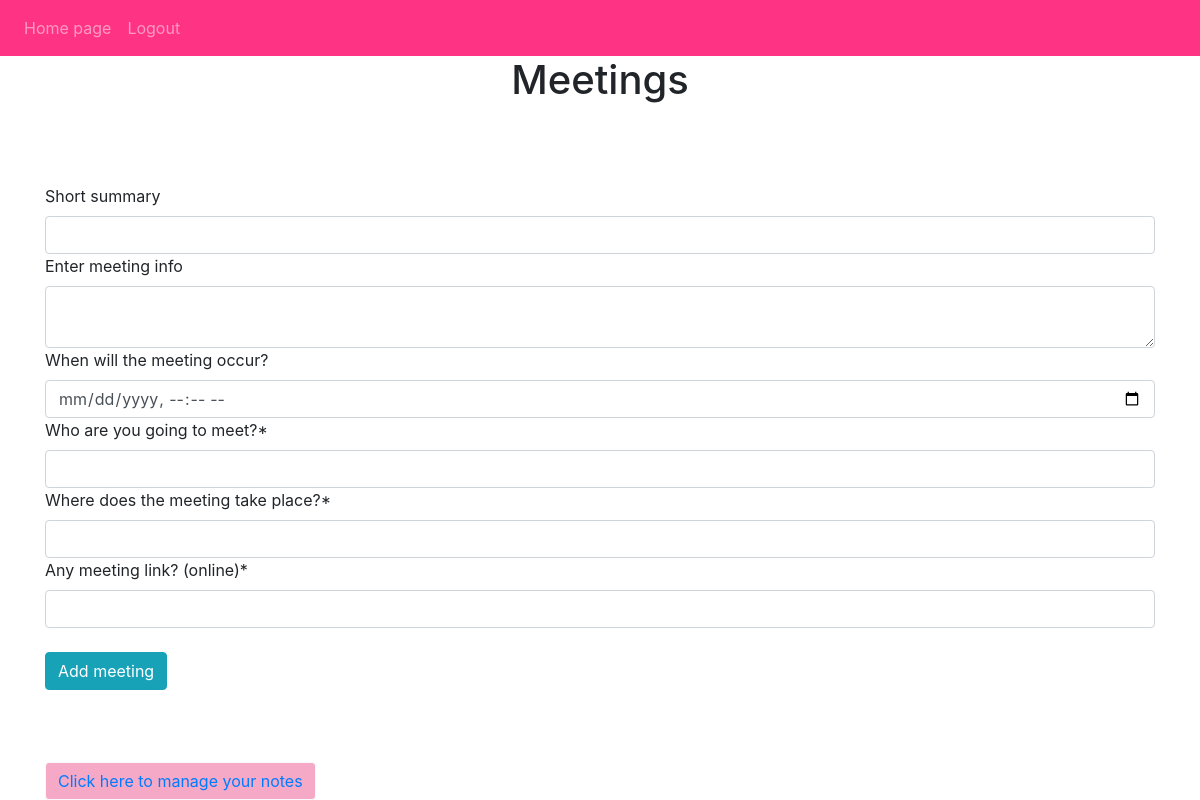
Page /meetings (signed in) on the earlier database version.
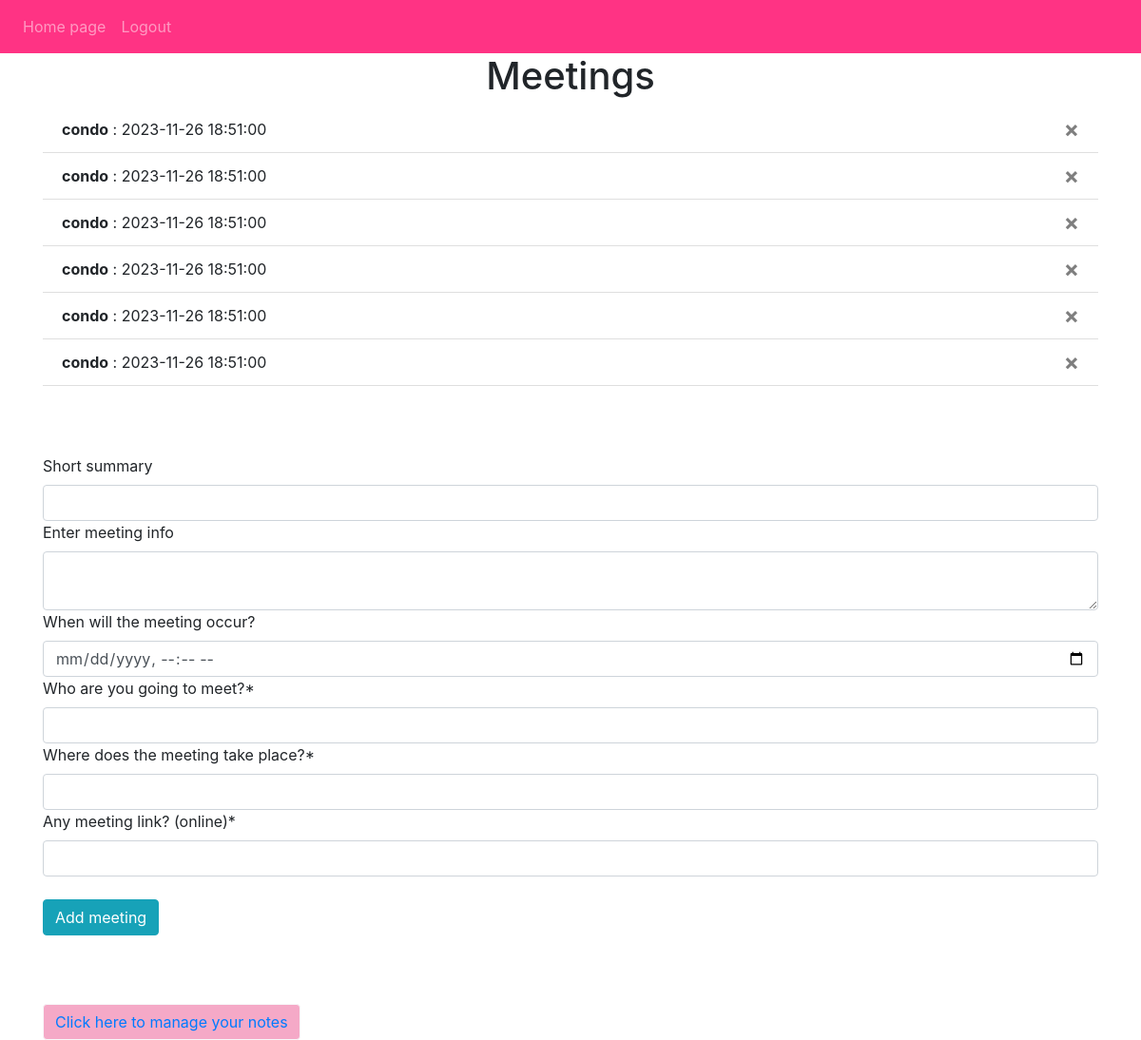
Same page on the later database version.
### planner/models.py (models this page shows)
class Meeting(db.Model):
    id = db.Column(db.Integer, primary_key=True)
    summary = db.Column(db.String(50))
    info = db.Column(db.String(1000))
    when = db.Column(db.DateTime(timezone=True))
    who = db.Column(db.String(50), nullable=True)
    place = db.Column(db.String(50), nullable=True)
    meeting_link = db.Column(db.String(1000), nullable=True)
    date_created = db.Column(db.DateTime(timezone=True), default=func.now())
    user_id = db.Column(db.Integer, db.ForeignKey('user.id'))

### planner/views.py (the view, shortened to what this page needs)
@views.route('/meetings', methods=['GET', 'POST'])
@login_required
def meetings():
    return render_template('meetings.html', user=current_user)

### planner/__init__.py (called while the page is built)
def create_app():
    app = Flask(__name__)
    app.config['SECRET_KEY'] = 'abcd1234efgh5678'
    app.config['SQLALCHEMY_DATABASE_URI'] = f'sqlite:///{DB_NAME}'
    db.init_app(app)
    from .views import views
    from .auth import auth
    app.register_blueprint(views, url_prefix='/')
    app.register_blueprint(auth, url_prefix='/')
    from .models import User, Note, Meeting
    with app.app_context():
        if not path.exists(f'instance/{DB_NAME}'):
            db.create_all()
            print('Created Database!')
    login_manager = LoginManager()
    login_manager.login_view = 'auth.login'
    login_manager.init_app(app)
    @login_manager.user_loader
    def load_user(id):
        return User.query.get(int(id))
    return app

### planner/templates/meetings.html (shortened to what this page needs)
{% extends "base.html" %}
{% block content %}
<h1 align="center">Meetings</h1>
<ul class="list-group list-group-flush" id="notes">
    {% for meeting in user.meetings %}
    <li class="list-group-item"><b>{{ meeting.summary }}</b> : {{ meeting.when }}
    <button type="button"
            class="close"
            onClick="deleteMeeting({{ meeting.id }})">
        <span aria-hidden="true">&times;</span>
    </button>
    </li>
    {% endfor %}
</ul>
<br/><br/></br>
<form method="POST">
    <label for="summary">Short summary</label>
    <input type="text" class="form-control" id="summary" name="summary"/>
    <label for="info">Enter meeting info</label>
    <textarea name="info" id="info" class="form-control"></textarea>
    <label for="when">When will the meeting occur?</label>
    <input type="datetime-local" class="form-control" id="when" name="when"/>
    <label for="who">Who are you going to meet?*</label>
    <input type="text" class="form-control" id="who" name="who"/>
    <label for="place">Where does the meeting take place?*</label>
    <input type="text" class="form-control" id="place" name="place">
    <label for="meeting_link">Any meeting link? (online)*</label>
    <input type="text" class="form-control" id="meeting_link" name="meeting_link">
    <br>
    <button type="submit" class="btn btn-info">Add meeting</button>
</form>
<br><br><br>
<button type="button" class="btn btn-light" style="background-color: #F5A9C7;">
    <a href="/">Click here to manage your notes</a>
</button>
{% endblock %}

### planner/templates/base.html (shortened to what this page needs)
<!DOCTYPE html>
<html lang="en">
<head>
    <link
      rel="stylesheet"
      href="https://stackpath.bootstrapcdn.com/bootstrap/4.4.1/css/bootstrap.min.css"
    />
    <link
      rel="stylesheet"
      href="https://stackpath.bootstrapcdn.com/font-awesome/4.7.0/css/font-awesome.min.css"
    />
</head>
<body>
    <nav class="navbar navbar-expand-lg navbar-dark" style="background-color: #FF3384;">
      <div class="collapse navbar-collapse" id="navbar">
            <div class="navbar-nav">
                {% if user.is_authenticated %}
                <a class="nav-item nav-link" id="home" href="/">Home page</a>
                <a class="nav-item nav-link" id="logout" href="/logout">Logout</a>
                {% else %}
                <a class="nav-item nav-link" id="login" href="/login">Login</a>
                <a class="nav-item nav-link" id="signUp" href="/sign-up">Sign Up</a>
                {% endif %}
            </div>
        </div>
    </nav>
    <div class="container">{% block content %} {% endblock %}</div>
</body>
</html>

Differences in the rows shown:
added Meeting: summary "condo", when "2023-11-26 18:51:00"
added Meeting: summary "condo", when "2023-11-26 18:51:00"
added Meeting: summary "condo", when "2023-11-26 18:51:00"
added Meeting: summary "condo", when "2023-11-26 18:51:00"
added Meeting: summary "condo", when "2023-11-26 18:51:00"
added Meeting: summary "condo", when "2023-11-26 18:51:00"
